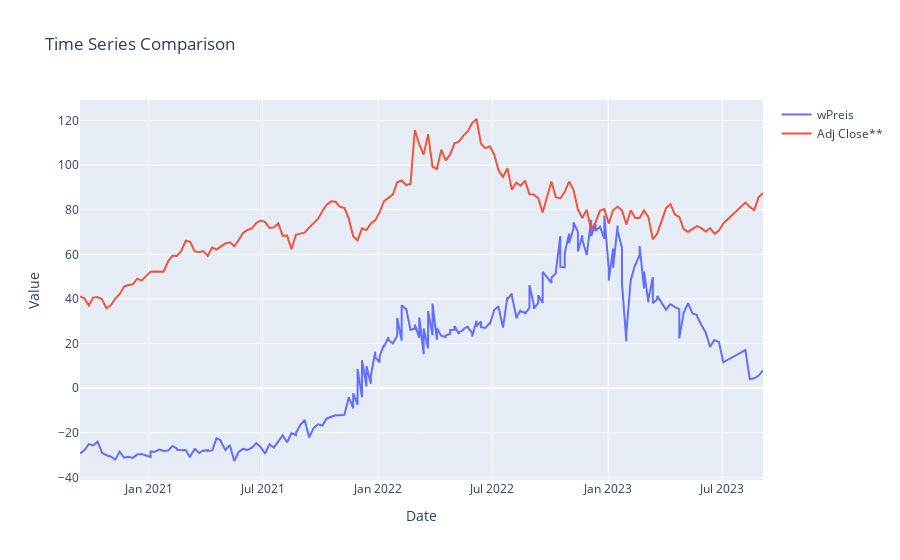

Source (notebook cell):
### Code cell
fig = go.Figure()

# Add traces for 'wPreis' and 'Adj Close**'
fig.add_trace(go.Scatter(x=combined_df['date'], y=combined_df['wPreis'], mode='lines', name='wPreis'))
fig.add_trace(go.Scatter(x=combined_df['date'], y=combined_df['Adj Close**'], mode='lines', name='Adj Close**'))

# Customize the layout
fig.update_layout(
    title="Time Series Comparison",
    xaxis_title="Date",
    yaxis_title="Value",
    xaxis=dict(type='date'),
)

# Show the legend
fig.update_layout(showlegend=True)

# Display the plot
fig.show()

### Figure 1 — Plotly figure (JSON) as saved in the notebook; plotly's stock layout.template omitted (floating-point values rounded to 4 significant figures; data arrays with more than 128 entries replaced by an {"elided": "..."} marker saying what was removed)
{"data": [{"mode": "lines", "name": "wPreis", "type": "scatter", "x": {"elided": "300 str values"}, "y": {"elided": "300 float values"}}, {"mode": "lines", "name": "Adj Close**", "type": "scatter", "x": {"elided": "300 str values"}, "y": {"elided": "300 float values"}}], "layout": {"showlegend": true, "title": {"text": "Time Series Comparison"}, "xaxis": {"title": {"text": "Date"}, "type": "date"}, "yaxis": {"title": {"text": "Value"}}}}
